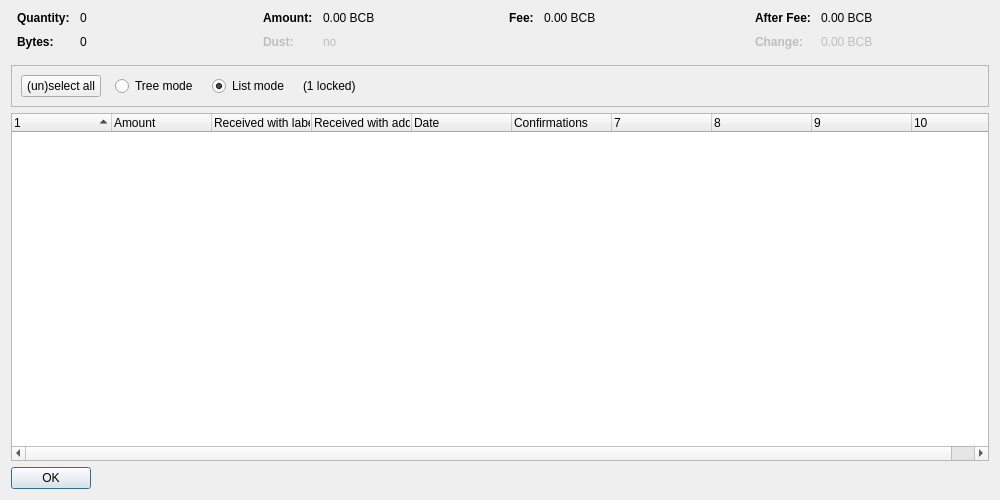
<?xml version="1.0" encoding="UTF-8"?>
<ui version="4.0">
 <class>CoinControlDialog</class>
 <widget class="QDialog" name="CoinControlDialog">
  <property name="geometry">
   <rect>
    <x>0</x>
    <y>0</y>
    <width>1000</width>
    <height>500</height>
   </rect>
  </property>
  <property name="windowTitle">
   <string>Coin Selection</string>
  </property>
  <layout class="QVBoxLayout" name="verticalLayout">
   <item>
    <layout class="QHBoxLayout" name="horizontalLayoutTop" stretch="0,0,0,0">
     <property name="topMargin">
      <number>0</number>
     </property>
     <property name="bottomMargin">
      <number>10</number>
     </property>
     <item>
      <layout class="QFormLayout" name="formLayoutCoinControl1">
       <property name="horizontalSpacing">
        <number>10</number>
       </property>
       <property name="verticalSpacing">
        <number>10</number>
       </property>
       <property name="leftMargin">
        <number>6</number>
       </property>
       <property name="rightMargin">
        <number>6</number>
       </property>
       <item row="0" column="0">
        <widget class="QLabel" name="labelCoinControlQuantityText">
         <property name="font">
          <font>
           <weight>75</weight>
           <bold>true</bold>
          </font>
         </property>
         <property name="text">
          <string>Quantity:</string>
         </property>
        </widget>
       </item>
       <item row="0" column="1">
        <widget class="QLabel" name="labelCoinControlQuantity">
         <property name="cursor">
          <cursorShape>IBeamCursor</cursorShape>
         </property>
         <property name="contextMenuPolicy">
          <enum>Qt::ActionsContextMenu</enum>
         </property>
         <property name="text">
          <string notr="true">0</string>
         </property>
         <property name="textInteractionFlags">
          <set>Qt::LinksAccessibleByMouse|Qt::TextSelectableByKeyboard|Qt::TextSelectableByMouse</set>
         </property>
        </widget>
       </item>
       <item row="1" column="0">
        <widget class="QLabel" name="labelCoinControlBytesText">
         <property name="font">
          <font>
           <weight>75</weight>
           <bold>true</bold>
          </font>
         </property>
         <property name="text">
          <string>Bytes:</string>
         </property>
        </widget>
       </item>
       <item row="1" column="1">
        <widget class="QLabel" name="labelCoinControlBytes">
         <property name="cursor">
          <cursorShape>IBeamCursor</cursorShape>
         </property>
         <property name="contextMenuPolicy">
          <enum>Qt::ActionsContextMenu</enum>
         </property>
         <property name="text">
          <string notr="true">0</string>
         </property>
         <property name="textInteractionFlags">
          <set>Qt::LinksAccessibleByMouse|Qt::TextSelectableByKeyboard|Qt::TextSelectableByMouse</set>
         </property>
        </widget>
       </item>
      </layout>
     </item>
     <item>
      <layout class="QFormLayout" name="formLayoutCoinControl2">
       <property name="horizontalSpacing">
        <number>10</number>
       </property>
       <property name="verticalSpacing">
        <number>10</number>
       </property>
       <property name="leftMargin">
        <number>6</number>
       </property>
       <property name="rightMargin">
        <number>6</number>
       </property>
       <item row="0" column="0">
        <widget class="QLabel" name="labelCoinControlAmountText">
         <property name="font">
          <font>
           <weight>75</weight>
           <bold>true</bold>
          </font>
         </property>
         <property name="text">
          <string>Amount:</string>
         </property>
        </widget>
       </item>
       <item row="0" column="1">
        <widget class="QLabel" name="labelCoinControlAmount">
         <property name="cursor">
          <cursorShape>IBeamCursor</cursorShape>
         </property>
         <property name="contextMenuPolicy">
          <enum>Qt::ActionsContextMenu</enum>
         </property>
         <property name="text">
          <string notr="true">0.00 BCB</string>
         </property>
         <property name="textInteractionFlags">
          <set>Qt::LinksAccessibleByMouse|Qt::TextSelectableByKeyboard|Qt::TextSelectableByMouse</set>
         </property>
        </widget>
       </item>
       <item row="1" column="0">
        <widget class="QLabel" name="labelCoinControlLowOutputText">
         <property name="enabled">
          <bool>false</bool>
         </property>
         <property name="font">
          <font>
           <weight>75</weight>
           <bold>true</bold>
          </font>
         </property>
         <property name="text">
          <string>Dust:</string>
         </property>
        </widget>
       </item>
       <item row="1" column="1">
        <widget class="QLabel" name="labelCoinControlLowOutput">
         <property name="enabled">
          <bool>false</bool>
         </property>
         <property name="cursor">
          <cursorShape>IBeamCursor</cursorShape>
         </property>
         <property name="contextMenuPolicy">
          <enum>Qt::ActionsContextMenu</enum>
         </property>
         <property name="text">
          <string notr="true">no</string>
         </property>
         <property name="textInteractionFlags">
          <set>Qt::LinksAccessibleByMouse|Qt::TextSelectableByKeyboard|Qt::TextSelectableByMouse</set>
         </property>
        </widget>
       </item>
      </layout>
     </item>
     <item>
      <layout class="QFormLayout" name="formLayoutCoinControl3">
       <property name="horizontalSpacing">
        <number>10</number>
       </property>
       <property name="verticalSpacing">
        <number>10</number>
       </property>
       <property name="leftMargin">
        <number>6</number>
       </property>
       <property name="rightMargin">
        <number>6</number>
       </property>
       <item row="0" column="0">
        <widget class="QLabel" name="labelCoinControlFeeText">
         <property name="font">
          <font>
           <weight>75</weight>
           <bold>true</bold>
          </font>
         </property>
         <property name="text">
          <string>Fee:</string>
         </property>
        </widget>
       </item>
       <item row="0" column="1">
        <widget class="QLabel" name="labelCoinControlFee">
         <property name="cursor">
          <cursorShape>IBeamCursor</cursorShape>
         </property>
         <property name="contextMenuPolicy">
          <enum>Qt::ActionsContextMenu</enum>
         </property>
         <property name="text">
          <string notr="true">0.00 BCB</string>
         </property>
         <property name="textInteractionFlags">
          <set>Qt::LinksAccessibleByMouse|Qt::TextSelectableByKeyboard|Qt::TextSelectableByMouse</set>
         </property>
        </widget>
       </item>
      </layout>
     </item>
     <item>
      <layout class="QFormLayout" name="formLayoutCoinControl4">
       <property name="horizontalSpacing">
        <number>10</number>
       </property>
       <property name="verticalSpacing">
        <number>10</number>
       </property>
       <property name="leftMargin">
        <number>6</number>
       </property>
       <property name="rightMargin">
        <number>6</number>
       </property>
       <item row="0" column="0">
        <widget class="QLabel" name="labelCoinControlAfterFeeText">
         <property name="font">
          <font>
           <weight>75</weight>
           <bold>true</bold>
          </font>
         </property>
         <property name="text">
          <string>After Fee:</string>
         </property>
        </widget>
       </item>
       <item row="0" column="1">
        <widget class="QLabel" name="labelCoinControlAfterFee">
         <property name="cursor">
          <cursorShape>IBeamCursor</cursorShape>
         </property>
         <property name="contextMenuPolicy">
          <enum>Qt::ActionsContextMenu</enum>
         </property>
         <property name="text">
          <string notr="true">0.00 BCB</string>
         </property>
         <property name="textInteractionFlags">
          <set>Qt::LinksAccessibleByMouse|Qt::TextSelectableByKeyboard|Qt::TextSelectableByMouse</set>
         </property>
        </widget>
       </item>
       <item row="1" column="0">
        <widget class="QLabel" name="labelCoinControlChangeText">
         <property name="enabled">
          <bool>false</bool>
         </property>
         <property name="font">
          <font>
           <weight>75</weight>
           <bold>true</bold>
          </font>
         </property>
         <property name="text">
          <string>Change:</string>
         </property>
        </widget>
       </item>
       <item row="1" column="1">
        <widget class="QLabel" name="labelCoinControlChange">
         <property name="enabled">
          <bool>false</bool>
         </property>
         <property name="cursor">
          <cursorShape>IBeamCursor</cursorShape>
         </property>
         <property name="contextMenuPolicy">
          <enum>Qt::ActionsContextMenu</enum>
         </property>
         <property name="text">
          <string notr="true">0.00 BCB</string>
         </property>
         <property name="textInteractionFlags">
          <set>Qt::LinksAccessibleByMouse|Qt::TextSelectableByKeyboard|Qt::TextSelectableByMouse</set>
         </property>
        </widget>
       </item>
      </layout>
     </item>
    </layout>
   </item>
   <item>
    <widget class="QFrame" name="frame">
     <property name="minimumSize">
      <size>
       <width>0</width>
       <height>40</height>
      </size>
     </property>
     <property name="frameShape">
      <enum>QFrame::StyledPanel</enum>
     </property>
     <property name="frameShadow">
      <enum>QFrame::Sunken</enum>
     </property>
     <layout class="QHBoxLayout" name="horizontalLayout">
      <item>
       <layout class="QHBoxLayout" name="horizontalLayoutPanel" stretch="0,0,0,0,0">
        <property name="spacing">
         <number>14</number>
        </property>
        <item>
         <widget class="QPushButton" name="pushButtonSelectAll">
          <property name="sizePolicy">
           <sizepolicy hsizetype="Maximum" vsizetype="Fixed">
            <horstretch>0</horstretch>
            <verstretch>0</verstretch>
           </sizepolicy>
          </property>
          <property name="text">
           <string>(un)select all</string>
          </property>
          <property name="autoDefault">
           <bool>false</bool>
          </property>
         </widget>
        </item>
        <item>
         <widget class="QRadioButton" name="radioTreeMode">
          <property name="sizePolicy">
           <sizepolicy hsizetype="Maximum" vsizetype="Fixed">
            <horstretch>0</horstretch>
            <verstretch>0</verstretch>
           </sizepolicy>
          </property>
          <property name="text">
           <string>Tree mode</string>
          </property>
         </widget>
        </item>
        <item>
         <widget class="QRadioButton" name="radioListMode">
          <property name="sizePolicy">
           <sizepolicy hsizetype="Maximum" vsizetype="Fixed">
            <horstretch>0</horstretch>
            <verstretch>0</verstretch>
           </sizepolicy>
          </property>
          <property name="text">
           <string>List mode</string>
          </property>
          <property name="checked">
           <bool>true</bool>
          </property>
         </widget>
        </item>
        <item>
         <widget class="QLabel" name="labelLocked">
          <property name="text">
           <string notr="true">(1 locked)</string>
          </property>
         </widget>
        </item>
        <item>
         <spacer name="horizontalSpacer">
          <property name="orientation">
           <enum>Qt::Horizontal</enum>
          </property>
          <property name="sizeHint" stdset="0">
           <size>
            <width>40</width>
            <height>20</height>
           </size>
          </property>
         </spacer>
        </item>
       </layout>
      </item>
     </layout>
    </widget>
   </item>
   <item>
    <widget class="CoinControlTreeWidget" name="treeWidget">
     <property name="contextMenuPolicy">
      <enum>Qt::CustomContextMenu</enum>
     </property>
     <property name="sortingEnabled">
      <bool>false</bool>
     </property>
     <property name="columnCount">
      <number>10</number>
     </property>
     <attribute name="headerShowSortIndicator" stdset="0">
      <bool>true</bool>
     </attribute>
     <attribute name="headerStretchLastSection">
      <bool>false</bool>
     </attribute>
     <column>
      <property name="text">
       <string/>
      </property>
     </column>
     <column>
      <property name="text">
       <string>Amount</string>
      </property>
     </column>
     <column>
      <property name="text">
       <string>Received with label</string>
      </property>
     </column>
     <column>
      <property name="text">
       <string>Received with address</string>
      </property>
     </column>
     <column>
      <property name="text">
       <string>Date</string>
      </property>
     </column>
     <column>
      <property name="text">
       <string>Confirmations</string>
      </property>
      <property name="toolTip">
       <string>Confirmed</string>
      </property>
     </column>
     <column>
      <property name="text">
       <string/>
      </property>
     </column>
     <column>
      <property name="text">
       <string/>
      </property>
     </column>
     <column>
      <property name="text">
       <string/>
      </property>
     </column>
     <column>
      <property name="text">
       <string/>
      </property>
     </column>
    </widget>
   </item>
   <item>
    <widget class="QDialogButtonBox" name="buttonBox">
     <property name="sizePolicy">
      <sizepolicy hsizetype="Maximum" vsizetype="Fixed">
       <horstretch>0</horstretch>
       <verstretch>0</verstretch>
      </sizepolicy>
     </property>
     <property name="orientation">
      <enum>Qt::Horizontal</enum>
     </property>
     <property name="standardButtons">
      <set>QDialogButtonBox::Ok</set>
     </property>
    </widget>
   </item>
  </layout>
 </widget>
 <customwidgets>
  <customwidget>
   <class>CoinControlTreeWidget</class>
   <extends>QTreeWidget</extends>
   <header>qt/coincontroltreewidget.h</header>
  </customwidget>
 </customwidgets>
 <resources/>
 <connections/>
</ui>
